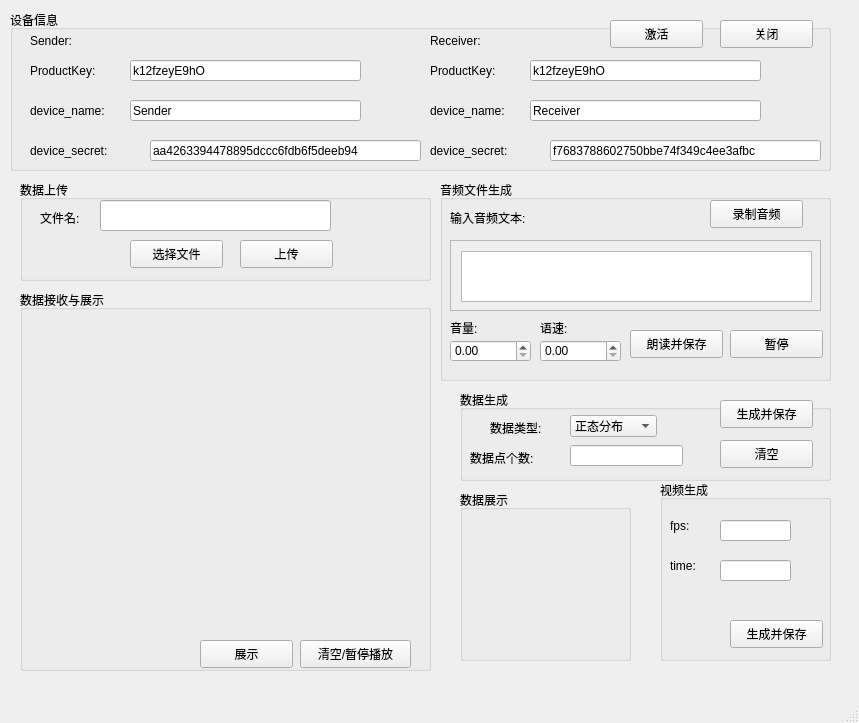
<?xml version="1.0" encoding="UTF-8"?>
<ui version="4.0">
 <class>MainWindow</class>
 <widget class="QMainWindow" name="MainWindow">
  <property name="geometry">
   <rect>
    <x>0</x>
    <y>0</y>
    <width>859</width>
    <height>723</height>
   </rect>
  </property>
  <property name="windowTitle">
   <string>MainWindow</string>
  </property>
  <widget class="QWidget" name="centralwidget">
   <widget class="QGroupBox" name="data_creat">
    <property name="geometry">
     <rect>
      <x>460</x>
      <y>390</y>
      <width>371</width>
      <height>91</height>
     </rect>
    </property>
    <property name="title">
     <string>数据生成</string>
    </property>
    <widget class="QPushButton" name="creat">
     <property name="geometry">
      <rect>
       <x>260</x>
       <y>10</y>
       <width>93</width>
       <height>28</height>
      </rect>
     </property>
     <property name="text">
      <string>生成并保存</string>
     </property>
    </widget>
    <widget class="QComboBox" name="data_feature">
     <property name="geometry">
      <rect>
       <x>110</x>
       <y>25</y>
       <width>87</width>
       <height>22</height>
      </rect>
     </property>
     <item>
      <property name="text">
       <string>正态分布</string>
      </property>
     </item>
     <item>
      <property name="text">
       <string>二项分布</string>
      </property>
     </item>
     <item>
      <property name="text">
       <string>指数分布</string>
      </property>
     </item>
     <item>
      <property name="text">
       <string>泊松分布</string>
      </property>
     </item>
     <item>
      <property name="text">
       <string>正弦函数</string>
      </property>
     </item>
    </widget>
    <widget class="QLabel" name="label">
     <property name="geometry">
      <rect>
       <x>30</x>
       <y>30</y>
       <width>72</width>
       <height>15</height>
      </rect>
     </property>
     <property name="text">
      <string>数据类型:</string>
     </property>
    </widget>
    <widget class="QLabel" name="label_2">
     <property name="geometry">
      <rect>
       <x>10</x>
       <y>60</y>
       <width>91</width>
       <height>16</height>
      </rect>
     </property>
     <property name="text">
      <string>数据点个数:</string>
     </property>
    </widget>
    <widget class="QLineEdit" name="data_n">
     <property name="geometry">
      <rect>
       <x>110</x>
       <y>55</y>
       <width>113</width>
       <height>21</height>
      </rect>
     </property>
    </widget>
    <widget class="QPushButton" name="clear">
     <property name="geometry">
      <rect>
       <x>260</x>
       <y>50</y>
       <width>93</width>
       <height>28</height>
      </rect>
     </property>
     <property name="text">
      <string>清空</string>
     </property>
    </widget>
   </widget>
   <widget class="QGroupBox" name="groupBox_2">
    <property name="geometry">
     <rect>
      <x>460</x>
      <y>490</y>
      <width>171</width>
      <height>171</height>
     </rect>
    </property>
    <property name="title">
     <string>数据展示</string>
    </property>
    <widget class="QLabel" name="data_p">
     <property name="geometry">
      <rect>
       <x>10</x>
       <y>20</y>
       <width>151</width>
       <height>131</height>
      </rect>
     </property>
     <property name="text">
      <string/>
     </property>
    </widget>
   </widget>
   <widget class="QGroupBox" name="groupBox">
    <property name="geometry">
     <rect>
      <x>440</x>
      <y>180</y>
      <width>391</width>
      <height>201</height>
     </rect>
    </property>
    <property name="title">
     <string>音频文件生成</string>
    </property>
    <widget class="QLabel" name="label_3">
     <property name="geometry">
      <rect>
       <x>10</x>
       <y>30</y>
       <width>101</width>
       <height>16</height>
      </rect>
     </property>
     <property name="text">
      <string>输入音频文本:</string>
     </property>
    </widget>
    <widget class="QScrollArea" name="scrollArea">
     <property name="geometry">
      <rect>
       <x>10</x>
       <y>60</y>
       <width>371</width>
       <height>71</height>
      </rect>
     </property>
     <property name="widgetResizable">
      <bool>true</bool>
     </property>
     <widget class="QWidget" name="scrollAreaWidgetContents">
      <property name="geometry">
       <rect>
        <x>0</x>
        <y>0</y>
        <width>369</width>
        <height>69</height>
       </rect>
      </property>
      <widget class="QTextEdit" name="textinput">
       <property name="geometry">
        <rect>
         <x>10</x>
         <y>10</y>
         <width>351</width>
         <height>51</height>
        </rect>
       </property>
      </widget>
     </widget>
    </widget>
    <widget class="QPushButton" name="gen">
     <property name="geometry">
      <rect>
       <x>190</x>
       <y>150</y>
       <width>93</width>
       <height>28</height>
      </rect>
     </property>
     <property name="text">
      <string>朗读并保存</string>
     </property>
    </widget>
    <widget class="QPushButton" name="pause">
     <property name="geometry">
      <rect>
       <x>290</x>
       <y>150</y>
       <width>93</width>
       <height>28</height>
      </rect>
     </property>
     <property name="text">
      <string>暂停</string>
     </property>
    </widget>
    <widget class="QLabel" name="label_4">
     <property name="geometry">
      <rect>
       <x>10</x>
       <y>140</y>
       <width>41</width>
       <height>16</height>
      </rect>
     </property>
     <property name="text">
      <string>音量:</string>
     </property>
    </widget>
    <widget class="QLabel" name="label_5">
     <property name="geometry">
      <rect>
       <x>100</x>
       <y>140</y>
       <width>41</width>
       <height>16</height>
      </rect>
     </property>
     <property name="text">
      <string>语速:</string>
     </property>
    </widget>
    <widget class="QDoubleSpinBox" name="volumn">
     <property name="geometry">
      <rect>
       <x>10</x>
       <y>160</y>
       <width>81</width>
       <height>22</height>
      </rect>
     </property>
    </widget>
    <widget class="QDoubleSpinBox" name="speed">
     <property name="geometry">
      <rect>
       <x>100</x>
       <y>160</y>
       <width>81</width>
       <height>22</height>
      </rect>
     </property>
    </widget>
    <widget class="QPushButton" name="record">
     <property name="geometry">
      <rect>
       <x>270</x>
       <y>20</y>
       <width>93</width>
       <height>28</height>
      </rect>
     </property>
     <property name="text">
      <string>录制音频</string>
     </property>
    </widget>
   </widget>
   <widget class="QGroupBox" name="groupBox_3">
    <property name="geometry">
     <rect>
      <x>10</x>
      <y>10</y>
      <width>821</width>
      <height>161</height>
     </rect>
    </property>
    <property name="title">
     <string>设备信息</string>
    </property>
    <widget class="QLabel" name="label_6">
     <property name="geometry">
      <rect>
       <x>20</x>
       <y>20</y>
       <width>61</width>
       <height>21</height>
      </rect>
     </property>
     <property name="text">
      <string>Sender:</string>
     </property>
    </widget>
    <widget class="QLabel" name="label_7">
     <property name="geometry">
      <rect>
       <x>420</x>
       <y>20</y>
       <width>81</width>
       <height>21</height>
      </rect>
     </property>
     <property name="text">
      <string>Receiver:</string>
     </property>
    </widget>
    <widget class="QLabel" name="label_8">
     <property name="geometry">
      <rect>
       <x>20</x>
       <y>50</y>
       <width>91</width>
       <height>21</height>
      </rect>
     </property>
     <property name="text">
      <string>ProductKey:</string>
     </property>
    </widget>
    <widget class="QLabel" name="label_9">
     <property name="geometry">
      <rect>
       <x>20</x>
       <y>90</y>
       <width>101</width>
       <height>21</height>
      </rect>
     </property>
     <property name="text">
      <string>device_name:</string>
     </property>
    </widget>
    <widget class="QLabel" name="label_10">
     <property name="geometry">
      <rect>
       <x>20</x>
       <y>130</y>
       <width>121</width>
       <height>21</height>
      </rect>
     </property>
     <property name="text">
      <string>device_secret:</string>
     </property>
    </widget>
    <widget class="QLineEdit" name="product_key_Edit">
     <property name="geometry">
      <rect>
       <x>120</x>
       <y>50</y>
       <width>231</width>
       <height>21</height>
      </rect>
     </property>
     <property name="text">
      <string>k12fzeyE9hO</string>
     </property>
    </widget>
    <widget class="QLineEdit" name="device_name_Edit">
     <property name="geometry">
      <rect>
       <x>120</x>
       <y>90</y>
       <width>231</width>
       <height>21</height>
      </rect>
     </property>
     <property name="text">
      <string>Sender</string>
     </property>
    </widget>
    <widget class="QLineEdit" name="device_secret_Edit">
     <property name="geometry">
      <rect>
       <x>140</x>
       <y>130</y>
       <width>271</width>
       <height>21</height>
      </rect>
     </property>
     <property name="text">
      <string>aa4263394478895dccc6fdb6f5deeb94</string>
     </property>
    </widget>
    <widget class="QLineEdit" name="product_key_Edit_2">
     <property name="geometry">
      <rect>
       <x>520</x>
       <y>50</y>
       <width>231</width>
       <height>21</height>
      </rect>
     </property>
     <property name="text">
      <string>k12fzeyE9hO</string>
     </property>
    </widget>
    <widget class="QLineEdit" name="device_secret_Edit_2">
     <property name="geometry">
      <rect>
       <x>540</x>
       <y>130</y>
       <width>271</width>
       <height>21</height>
      </rect>
     </property>
     <property name="text">
      <string>f7683788602750bbe74f349c4ee3afbc</string>
     </property>
    </widget>
    <widget class="QLabel" name="label_11">
     <property name="geometry">
      <rect>
       <x>420</x>
       <y>50</y>
       <width>91</width>
       <height>21</height>
      </rect>
     </property>
     <property name="text">
      <string>ProductKey:</string>
     </property>
    </widget>
    <widget class="QLabel" name="label_12">
     <property name="geometry">
      <rect>
       <x>420</x>
       <y>130</y>
       <width>121</width>
       <height>21</height>
      </rect>
     </property>
     <property name="text">
      <string>device_secret:</string>
     </property>
    </widget>
    <widget class="QLabel" name="label_13">
     <property name="geometry">
      <rect>
       <x>420</x>
       <y>90</y>
       <width>101</width>
       <height>21</height>
      </rect>
     </property>
     <property name="text">
      <string>device_name:</string>
     </property>
    </widget>
    <widget class="QLineEdit" name="device_name_Edit_2">
     <property name="geometry">
      <rect>
       <x>520</x>
       <y>90</y>
       <width>231</width>
       <height>21</height>
      </rect>
     </property>
     <property name="text">
      <string>Receiver</string>
     </property>
    </widget>
    <widget class="QPushButton" name="act">
     <property name="geometry">
      <rect>
       <x>600</x>
       <y>10</y>
       <width>93</width>
       <height>28</height>
      </rect>
     </property>
     <property name="text">
      <string>激活</string>
     </property>
    </widget>
    <widget class="QPushButton" name="close">
     <property name="geometry">
      <rect>
       <x>710</x>
       <y>10</y>
       <width>93</width>
       <height>28</height>
      </rect>
     </property>
     <property name="text">
      <string>关闭</string>
     </property>
    </widget>
   </widget>
   <widget class="QGroupBox" name="groupBox_4">
    <property name="geometry">
     <rect>
      <x>20</x>
      <y>180</y>
      <width>411</width>
      <height>101</height>
     </rect>
    </property>
    <property name="title">
     <string>数据上传</string>
    </property>
    <widget class="QLabel" name="label_14">
     <property name="geometry">
      <rect>
       <x>20</x>
       <y>30</y>
       <width>51</width>
       <height>16</height>
      </rect>
     </property>
     <property name="text">
      <string>文件名:</string>
     </property>
    </widget>
    <widget class="QLineEdit" name="filename">
     <property name="geometry">
      <rect>
       <x>80</x>
       <y>20</y>
       <width>231</width>
       <height>31</height>
      </rect>
     </property>
    </widget>
    <widget class="QPushButton" name="upload">
     <property name="geometry">
      <rect>
       <x>220</x>
       <y>60</y>
       <width>93</width>
       <height>28</height>
      </rect>
     </property>
     <property name="text">
      <string>上传</string>
     </property>
    </widget>
    <widget class="QPushButton" name="select">
     <property name="geometry">
      <rect>
       <x>110</x>
       <y>60</y>
       <width>93</width>
       <height>28</height>
      </rect>
     </property>
     <property name="text">
      <string>选择文件</string>
     </property>
    </widget>
    <widget class="QLabel" name="face">
     <property name="geometry">
      <rect>
       <x>330</x>
       <y>20</y>
       <width>71</width>
       <height>71</height>
      </rect>
     </property>
     <property name="text">
      <string/>
     </property>
    </widget>
   </widget>
   <widget class="QGroupBox" name="groupBox_5">
    <property name="geometry">
     <rect>
      <x>20</x>
      <y>290</y>
      <width>411</width>
      <height>381</height>
     </rect>
    </property>
    <property name="title">
     <string>数据接收与展示</string>
    </property>
    <widget class="QPushButton" name="clr_win">
     <property name="geometry">
      <rect>
       <x>280</x>
       <y>350</y>
       <width>111</width>
       <height>28</height>
      </rect>
     </property>
     <property name="text">
      <string>清空/暂停播放</string>
     </property>
    </widget>
    <widget class="QLabel" name="show_window">
     <property name="geometry">
      <rect>
       <x>10</x>
       <y>40</y>
       <width>381</width>
       <height>301</height>
      </rect>
     </property>
     <property name="text">
      <string/>
     </property>
     <property name="alignment">
      <set>Qt::AlignLeading|Qt::AlignLeft|Qt::AlignTop</set>
     </property>
    </widget>
    <widget class="QPushButton" name="play">
     <property name="geometry">
      <rect>
       <x>180</x>
       <y>350</y>
       <width>93</width>
       <height>28</height>
      </rect>
     </property>
     <property name="text">
      <string>展示</string>
     </property>
    </widget>
   </widget>
   <widget class="QGroupBox" name="groupBox_6">
    <property name="geometry">
     <rect>
      <x>660</x>
      <y>480</y>
      <width>171</width>
      <height>181</height>
     </rect>
    </property>
    <property name="title">
     <string>视频生成</string>
    </property>
    <widget class="QLineEdit" name="fps">
     <property name="geometry">
      <rect>
       <x>60</x>
       <y>40</y>
       <width>71</width>
       <height>21</height>
      </rect>
     </property>
    </widget>
    <widget class="QLabel" name="label_15">
     <property name="geometry">
      <rect>
       <x>10</x>
       <y>30</y>
       <width>41</width>
       <height>31</height>
      </rect>
     </property>
     <property name="text">
      <string>fps:</string>
     </property>
    </widget>
    <widget class="QLineEdit" name="time">
     <property name="geometry">
      <rect>
       <x>60</x>
       <y>80</y>
       <width>71</width>
       <height>21</height>
      </rect>
     </property>
     <property name="text">
      <string/>
     </property>
    </widget>
    <widget class="QLabel" name="label_16">
     <property name="geometry">
      <rect>
       <x>10</x>
       <y>70</y>
       <width>41</width>
       <height>31</height>
      </rect>
     </property>
     <property name="text">
      <string>time:</string>
     </property>
    </widget>
    <widget class="QPushButton" name="creat_vedio">
     <property name="geometry">
      <rect>
       <x>70</x>
       <y>140</y>
       <width>93</width>
       <height>28</height>
      </rect>
     </property>
     <property name="text">
      <string>生成并保存</string>
     </property>
    </widget>
   </widget>
  </widget>
  <widget class="QMenuBar" name="menubar">
   <property name="geometry">
    <rect>
     <x>0</x>
     <y>0</y>
     <width>859</width>
     <height>26</height>
    </rect>
   </property>
  </widget>
  <widget class="QStatusBar" name="statusbar"/>
 </widget>
 <resources/>
 <connections/>
</ui>
